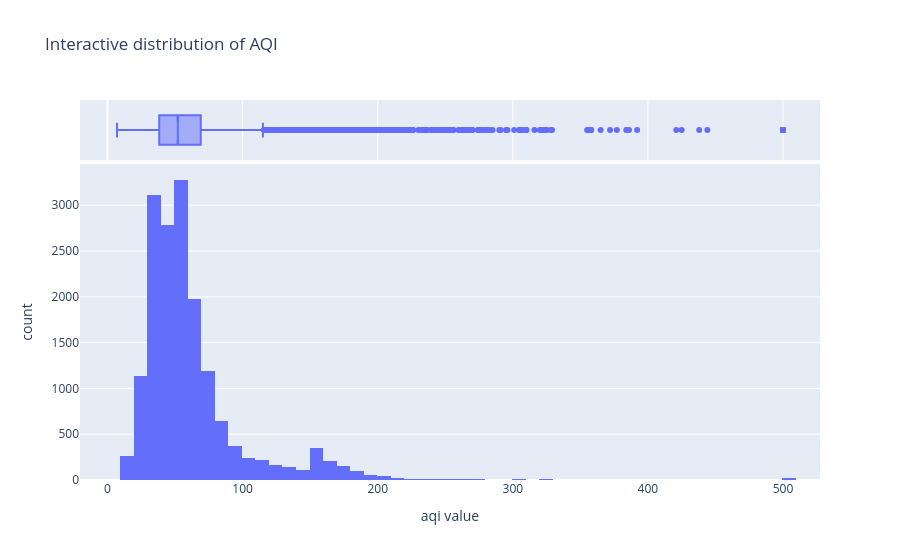
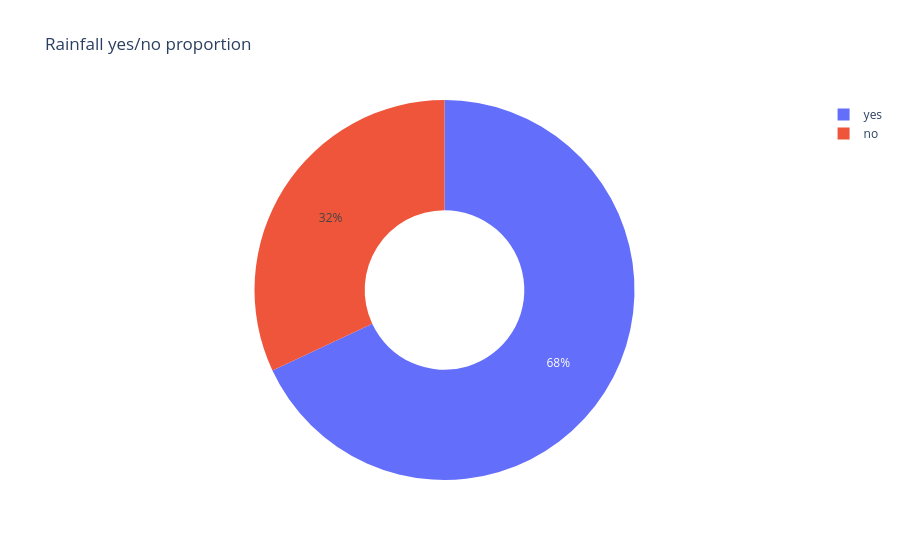

The notebook cell saved with these charts, in order:
### Markdown cell above
## 4. Dataset overview visualizations

### Code cell
# Missingness and target distributions
fig, axes = plt.subplots(2, 2, figsize=(15, 10))
sns.heatmap(aqi.isna(), cbar=False, yticklabels=False, ax=axes[0,0])
axes[0,0].set_title("AQI dataset — missing-value map")
sns.histplot(aqi["aqi value"], bins=40, kde=True, color="steelblue", ax=axes[0,1])
axes[0,1].set_title("Overall AQI distribution")
sns.heatmap(rain.isna(), cbar=False, yticklabels=False, ax=axes[1,0])
axes[1,0].set_title("Rainfall dataset — missing-value map")
rain["rainfall"].value_counts().reindex(["no", "yes"]).plot(kind="bar", ax=axes[1,1])
axes[1,1].set_title("Rainfall class balance"); axes[1,1].set_xlabel("Rainfall")
plt.tight_layout(); plt.show()

fig = px.histogram(aqi, x="aqi value", nbins=50, marginal="box", title="Interactive distribution of AQI")
fig.show()
fig = px.pie(rain, names="rainfall", hole=0.42, title="Rainfall yes/no proportion")
fig.show()

### Figure 1 — Plotly figure (JSON) as saved in the notebook; plotly's stock layout.template omitted (floating-point values rounded to 4 significant figures; data arrays with more than 128 entries replaced by an {"elided": "..."} marker saying what was removed)
{"data": [{"bingroup": "x", "hovertemplate": "aqi value=%{x}<br>count=%{y}<extra></extra>", "legendgroup": "", "marker": {"color": "#636efa", "pattern": {"shape": ""}}, "name": "", "nbinsx": 50, "orientation": "v", "showlegend": false, "type": "histogram", "x": {"elided": "16695 int values"}, "xaxis": "x", "yaxis": "y"}, {"hovertemplate": "aqi value=%{x}<extra></extra>", "legendgroup": "", "marker": {"color": "#636efa"}, "name": "", "notched": true, "showlegend": false, "type": "box", "x": {"elided": "16695 int values"}, "xaxis": "x2", "yaxis": "y2"}], "layout": {"barmode": "relative", "legend": {"tracegroupgap": 0}, "title": {"text": "Interactive distribution of AQI"}, "xaxis": {"anchor": "y", "domain": [0, 1], "title": {"text": "aqi value"}}, "xaxis2": {"anchor": "y2", "domain": [0, 1], "matches": "x", "showgrid": true, "showticklabels": false}, "yaxis": {"anchor": "x", "domain": [0, 0.8316], "title": {"text": "count"}}, "yaxis2": {"anchor": "x2", "domain": [0.8416, 1], "matches": "y2", "showgrid": false, "showline": false, "showticklabels": false, "ticks": ""}}}

### Figure 2 — Plotly figure (JSON) as saved in the notebook; plotly's stock layout.template omitted (floating-point values rounded to 4 significant figures; data arrays with more than 128 entries replaced by an {"elided": "..."} marker saying what was removed)
{"data": [{"domain": {"x": [0, 1], "y": [0, 1]}, "hole": 0.42, "hovertemplate": "rainfall=%{label}<extra></extra>", "labels": {"elided": "366 str values"}, "legendgroup": "", "name": "", "showlegend": true, "type": "pie"}], "layout": {"legend": {"tracegroupgap": 0}, "title": {"text": "Rainfall yes/no proportion"}}}
